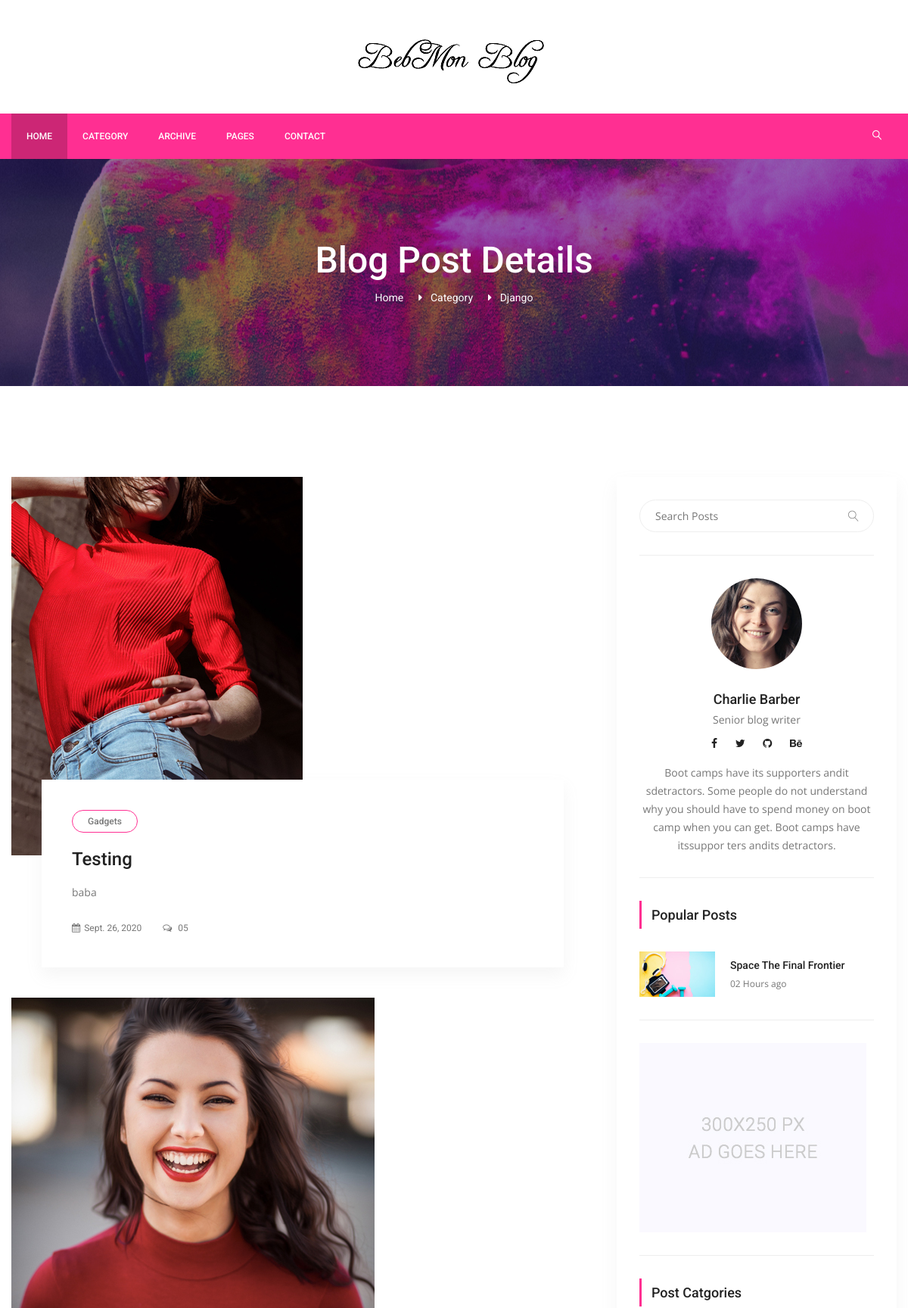
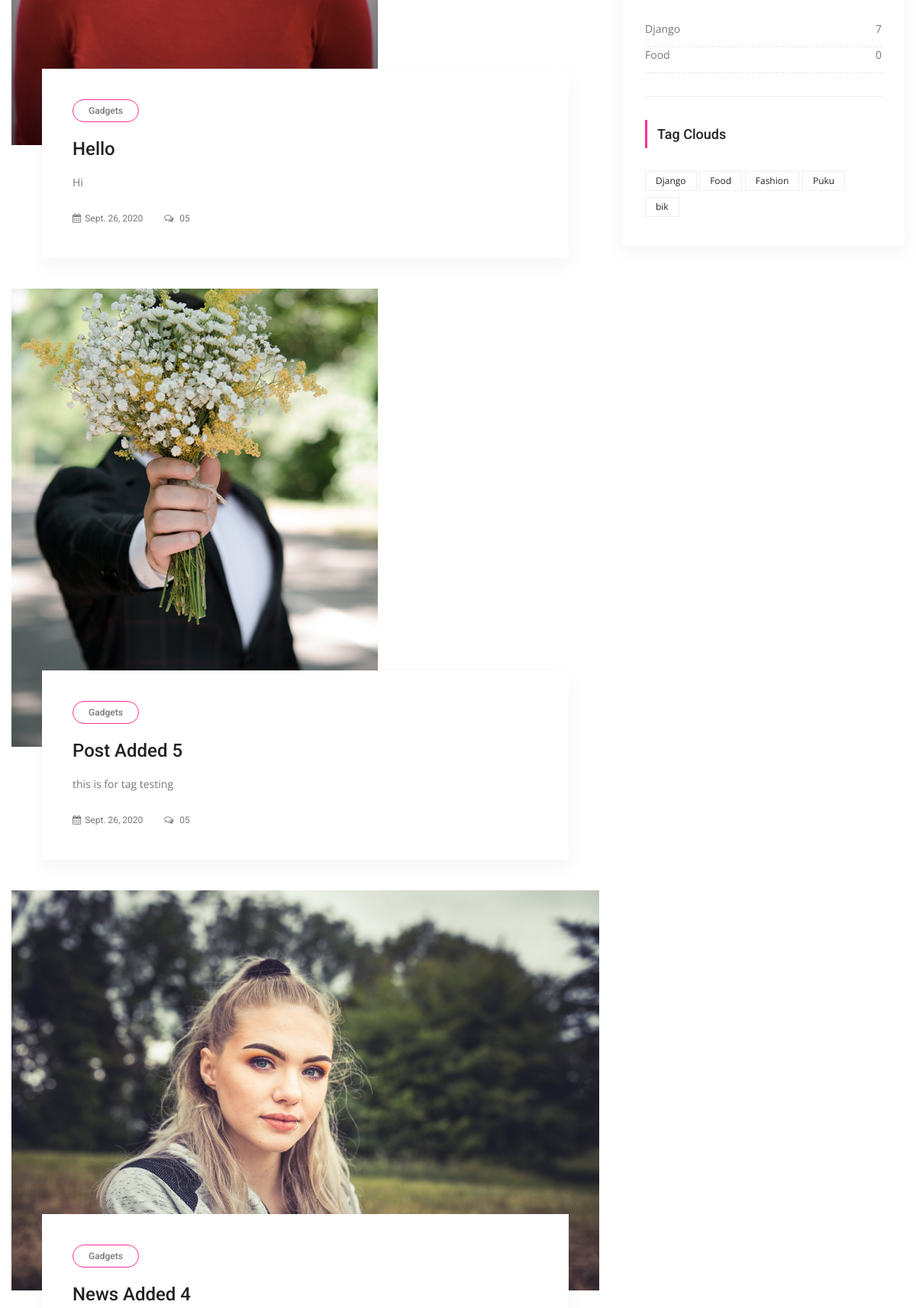
Screenshot of /category/django/ (upper part) with the database file from the repository (2 pictures, top to bottom).
### posts/models.py (models this page shows, shortened)
class Category(models.Model):
    title = models.CharField(max_length=20, unique=True)
    slug = models.SlugField(null=True, blank=True, default='slug')
    def post_count(self):
        return self.postByCategory.all().count()

class Post(models.Model):
    title = models.CharField(max_length=200, unique=True)
    content = models.TextField()
    date = models.DateField(auto_now_add=True)
    image = models.ImageField(upload_to='media')
    source = models.CharField(max_length=25)
    user = models.ForeignKey(settings.AUTH_USER_MODEL, on_delete=models.CASCADE, default=1)
    category = models.ForeignKey(Category, on_delete=models.CASCADE, default=1, related_name='postByCategory')
    slug = models.SlugField(null=True, blank=True, default='slug', max_length=20)
    tag = models.ManyToManyField(Tag, related_name='tagByPosts')
    slider_post = models.BooleanField(default=False, blank=True, null=True)

class Tag(models.Model):
    title = models.CharField(max_length=20, unique=True)
    slug = models.SlugField(blank=True, max_length=20, default='slug')
    def __str__(self):
        return self.title

### posts/views.py (the view)
# urls.py: path('category/<slug:slug>/', CategoryDetail.as_view(), name='category_detail'),
class CategoryDetail(ListView):
    template_name = 'categories/category_detail.html'
    model = Post
    context_object_name = 'posts'
    def get_queryset(self):
        self.category = get_object_or_404(Category, slug=self.kwargs['slug'])
        return Post.objects.filter(category=self.category).order_by('-id')
    def get_context_data(self, *, object_list=None, **kwargs):
        context = super(CategoryDetail, self).get_context_data(**kwargs)
        self.category = get_object_or_404(Category, slug=self.kwargs['slug'])
        context['category'] = self.category
        return context

### posts/templatetags/custom_tags.py (called while the page is built)
@register.simple_tag(name='categories')
def all_categories():
    return Category.objects.all()

@register.simple_tag(name='tags')
def all_tags():
    return Tag.objects.all()

### templates/categories/category_detail.html (shortened to what this page needs)
{% extends 'layouts/base.html' %}
{% load static %}
{% block content %}
    <section class="banner_area">
        <div class="banner_inner d-flex align-items-center">
            <div class="overlay bg-parallax" data-stellar-ratio="0.9" data-stellar-vertical-offset="0"
                 data-background=""></div>
            <div class="container">
                <div class="banner_content text-center">
                    <h2>Blog Post Details</h2>
                    <div class="page_link">
                        <a href="{% url 'index' %}">Home</a>
                        <a>Category</a>
                        <a href="{% url 'category_detail' category.slug %}">{{ category.title }}</a>
                    </div>
                </div>
            </div>
        </div>
    </section>
    <section class="blog_area p_120">
        <div class="container">
            <div class="row">
                <div class="col-lg-8">
                    <div class="blog_left_sidebar">
                        {% for post in posts %}
                            <article class="blog_style1">
                                <div class="blog_img">
                                    <img class="img-fluid" src="{{ post.image.url }}" alt="">
                                </div>
                                <div class="blog_text">
                                    <div class="blog_text_inner">
                                        <a class="cat" href="#">Gadgets</a>
                                        <a href="{% url 'news' post.slug %}"><h4>{{ post.title|title }}</h4></a>
                                        <p>{{ post.content|truncatechars:500 }}</p>
                                        <div class="date">
                                            <a href="#"><i class="fa fa-calendar" aria-hidden="true"></i>{{ post.date }}
                                            </a>
                                            <a href="#"><i class="fa fa-comments-o" aria-hidden="true"></i> 05</a>
                                        </div>
                                    </div>
                                </div>
                            </article>
                        {% endfor %}
                    </div>
                </div>
                {% include 'layouts/right_side.html' %}
            </div>
        </div>
    </section>
{% endblock %}

### templates/layouts/right_side.html
{% load static %}
{% load custom_tags %}
<div class="col-lg-4">
    <div class="blog_right_sidebar">
        <aside class="single_sidebar_widget search_widget">
            <div class="input-group">
                <input type="text" class="form-control" placeholder="Search Posts">
                <span class="input-group-btn">
                    <button class="btn btn-default" type="button"><i class="lnr lnr-magnifier"></i></button>
                </span>
            </div>
            <div class="br"></div>
        </aside>
        <aside class="single_sidebar_widget author_widget">
            <img class="author_img rounded-circle" src="{% static 'img/blog/author.png' %}" alt="">
            <h4>Charlie Barber</h4>
            <p>Senior blog writer</p>
            <div class="social_icon">
                <a href="#"><i class="fa fa-facebook"></i></a>
                <a href="#"><i class="fa fa-twitter"></i></a>
                <a href="#"><i class="fa fa-github"></i></a>
                <a href="#"><i class="fa fa-behance"></i></a>
            </div>
            <p>Boot camps have its supporters andit sdetractors. Some people do not understand why you
                should have to spend money on boot camp when you can get. Boot camps have itssuppor ters
                andits detractors.</p>
            <div class="br"></div>
        </aside>
        <aside class="single_sidebar_widget popular_post_widget">
            <h3 class="widget_title">Popular Posts</h3>
            <div class="media post_item">
                <img src="{% static 'img/blog/popular-post/post1.jpg' %}" alt="post">
                <div class="media-body">
                    <a href="blog-details.html"><h3>Space The Final Frontier</h3></a>
                    <p>02 Hours ago</p>
                </div>
            </div>
            <div class="br"></div>
        </aside>
        <aside class="single_sidebar_widget">
            <a href="#"><img class="img-fluid" src="{% static 'img/blog/add.jpg' %}" alt=""></a>
            <div class="br"></div>
        </aside>
        <aside class="single_sidebar_widget post_category_widget">
            <h4 class="widget_title">Post Catgories</h4>
            {% categories as categories %}
            {% for category in categories %}
                <ul class="list cat-list">
                    <li>
                        <a href="{% url 'category_detail' category.slug %}" class="d-flex justify-content-between">
                            <p>{{ category.title }}</p>
                            <p>{{ category.post_count }}</p>
                        </a>
                    </li>
                </ul>
            {% endfor %}
            <div class="br"></div>
        </aside>
        <aside class="single-sidebar-widget tag_cloud_widget">
            <h4 class="widget_title">Tag Clouds</h4>
            <ul class="list">
                {% tags as tags %}
                {% for tag in tags %}
                <li><a href="{% url 'tag_detail' tag.slug %}">{{ tag }}</a></li>
                {% endfor %}
            </ul>
        </aside>
    </div>
</div>

### rows the page displays
Category: title "Django", post_count "7"
Post: image (picture), title "Testing", content "baba", date "Sept. 26, 2020"
Post: image (picture), title "Hello", content "Hi", date "Sept. 26, 2020"
Post: image (picture), title "Post Added 5", content "this is for tag testing", date "Sept. 26, 2020"
Post: image (picture), title "News Added 4"
Category: title "Food", post_count "0"
Tag: title "Django"
Tag: title "Food"
Tag: title "Fashion"
Tag: title "Puku"
Tag: title "bik"
